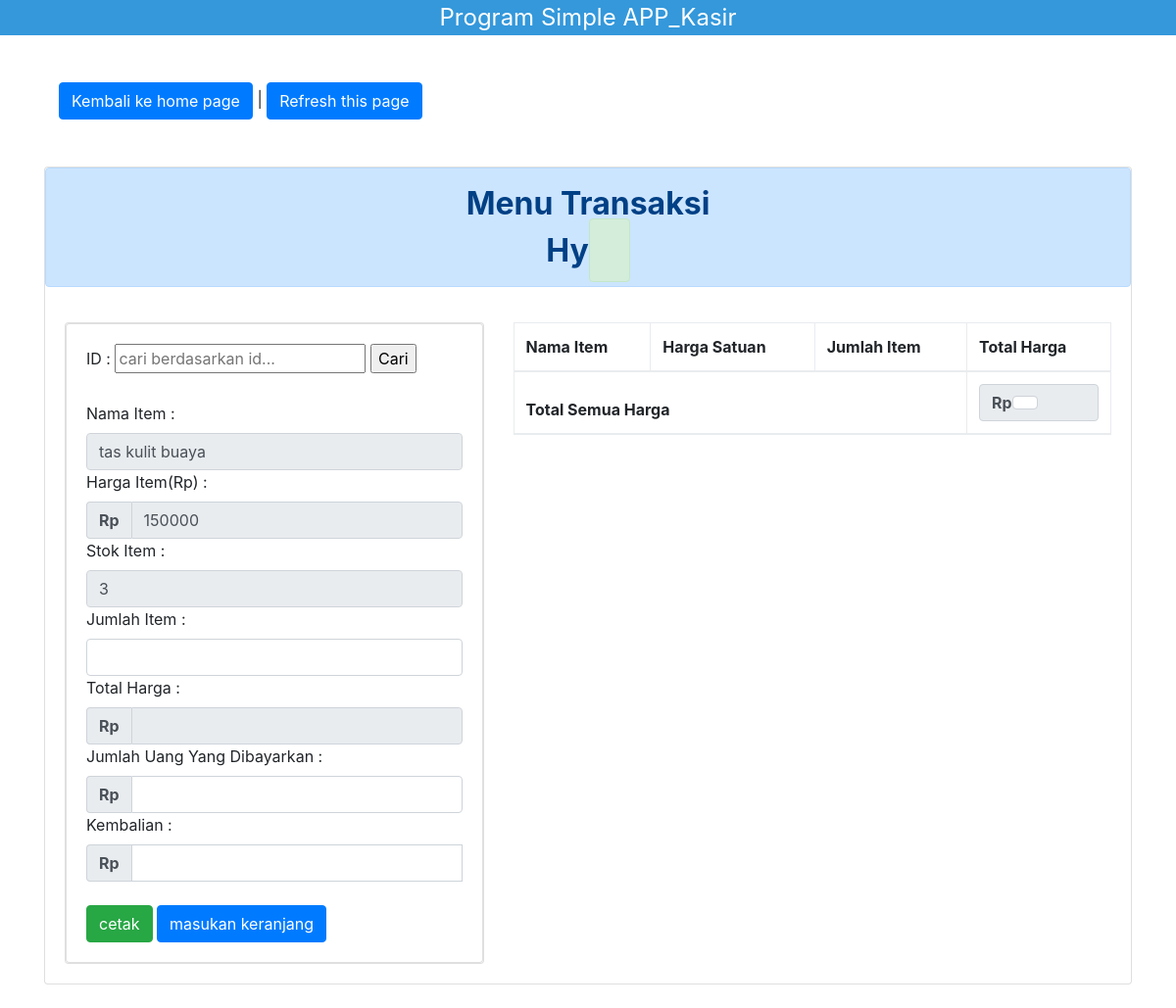
Page /manage/transaksi.php?cari=5 on the committed database.
### tables this page shows
CREATE TABLE IF NOT EXISTS `barang` (
  `id` int(11) NOT NULL AUTO_INCREMENT,
  `namabrg` varchar(150) DEFAULT NULL,
  `hargabrg` varchar(150) DEFAULT NULL,
  `stokbrg` varchar(150) DEFAULT NULL,
  PRIMARY KEY (`id`)
);

### manage/transaksi.php (the view, shortened to what this page needs)
<?php
require_once 'header.php';
include '../configuration/konek.php';
?>
<br>
<br>
<div class="container">
  <div class="col-md-10">
    <a href="index.php"><button class="btn btn-primary">Kembali ke home page</button></a> |
    <a href="transaksi.php"><button class="btn btn-primary">Refresh this page</button></a>
  </div>
  <br>
  <br>
  <div class="card card-default">
    <div class="card-heading">
      <center><font class="alert alert-primary card card-title" size="6"><b>Menu Transaksi <br>Hy <font class="alert alert-success"><?php echo $_SESSION['username']; ?></font></b></font></center>
    </div>
    <div class="card-body">
      <div class="row justify-content-start">
        <div class="col-5">
          <div class="card card-primary">
            <div class="card card-body">
              <form action="" method="get">
                <label>ID :</label>
                <input type="text" name="cari" placeholder="cari berdasarkan id...">
                <input type="submit" value="Cari">
              </form>
              <?php
              $cari = $_GET['cari'];
              if ($cari != '') {
              $query = mysqli_query($konek, "select * from barang where id like '".$cari."'");
              }
              if (mysqli_num_rows($query)) {
                while ($tam = mysqli_fetch_array($query)) {
              ?>
              <br>
              <form action="" method="post" name="harga">
                <label>Nama Item :</label>
                <input type="text" name="namabrg" value="<?php echo $tam['1'] ?>" class="form-control" readonly>
                <label>Harga Item(Rp) :</label>
                <div class="input-group">
                  <span class="input-group-addon"><strong>Rp</strong></span><input type="text" id="hargabrg" onfocus="startHitung()" onblur="rampungHitung()" name="hargabrg" value="<?php echo $tam['2'] ?>" class="form-control" readonly>
                </div>
                <label>Stok Item :</label>
                <input type="number" name="stokbrg" value="<?php echo $tam['3'] ?>" class="form-control" readonly>
                <label>Jumlah Item :</label>
                <input type="number" id="jumlahbrg" onfocus="startHitung()" onblur="rampungHitung()" name="jumlahbrg" class="form-control">
                <label>Total Harga :</label>
                <div class="input-group">
                  <span class="input-group-addon"><strong>Rp</strong></span><input type="text" onfocus="startKembali()" onblur="rampungKembali()" name="totalbrg" id="totalbrg" name="totalbrg" class="form-control" readonly>
                </div>
                <label>Jumlah Uang Yang Dibayarkan :</label>
                <div class="input-group">
                  <span class="input-group-addon"><strong>Rp</strong></span><input type="text" onfocus="startKembali()" onblur="rampungKembali()" id="duitbrg" name="duitbrg" class="form-control">
                </div>
                <label>Kembalian :</label>
                <div class="input-group">
                  <span class="input-group-addon"><strong>Rp</strong></span><input type="text" id="kembalibrg" name="kembalibrg" class="form-control"><br>
                </div>
                <br>
                <input type="submit" name="langsung" value="cetak" class="btn btn-success">
                <input type="submit" name="add" value="masukan keranjang" class="btn btn-primary">
              </form>
              <?php
                }
              }
              ?>
            </div>
          </div>
        </div>
        <div class="col-7">
              <form action="" method="get">
                <table class="table table-bordered table-striped">
                  <thead>
                    <tr>
                      <th colspan="2">Nama Item</th>
                      <th>Harga Satuan</th>
                      <th>Jumlah Item</th>
                      <th>Total Harga</th>
                    </tr>
                  </thead>
                   <thead>
                     <tr>
                       <th colspan="4">Total Semua Harga</th>
                       <td colspan="2"><span class="input-group-addon"><b>Rp</b><strong><font name="totalsemua" onfocus="readyHitung()" onblur="endHitung()" class="form-control" type="text"></font></strong></span></td>
                     </tr>
                   </thead>
                </table>
              </form>
            </div>
        </div>
      </div>
  </div>
  <br>
</div>
<?php require_once 'footer.php'; ?>

### rows in the picture
barang: namabrg "tas kulit buaya", hargabrg "150000", stokbrg "3"
